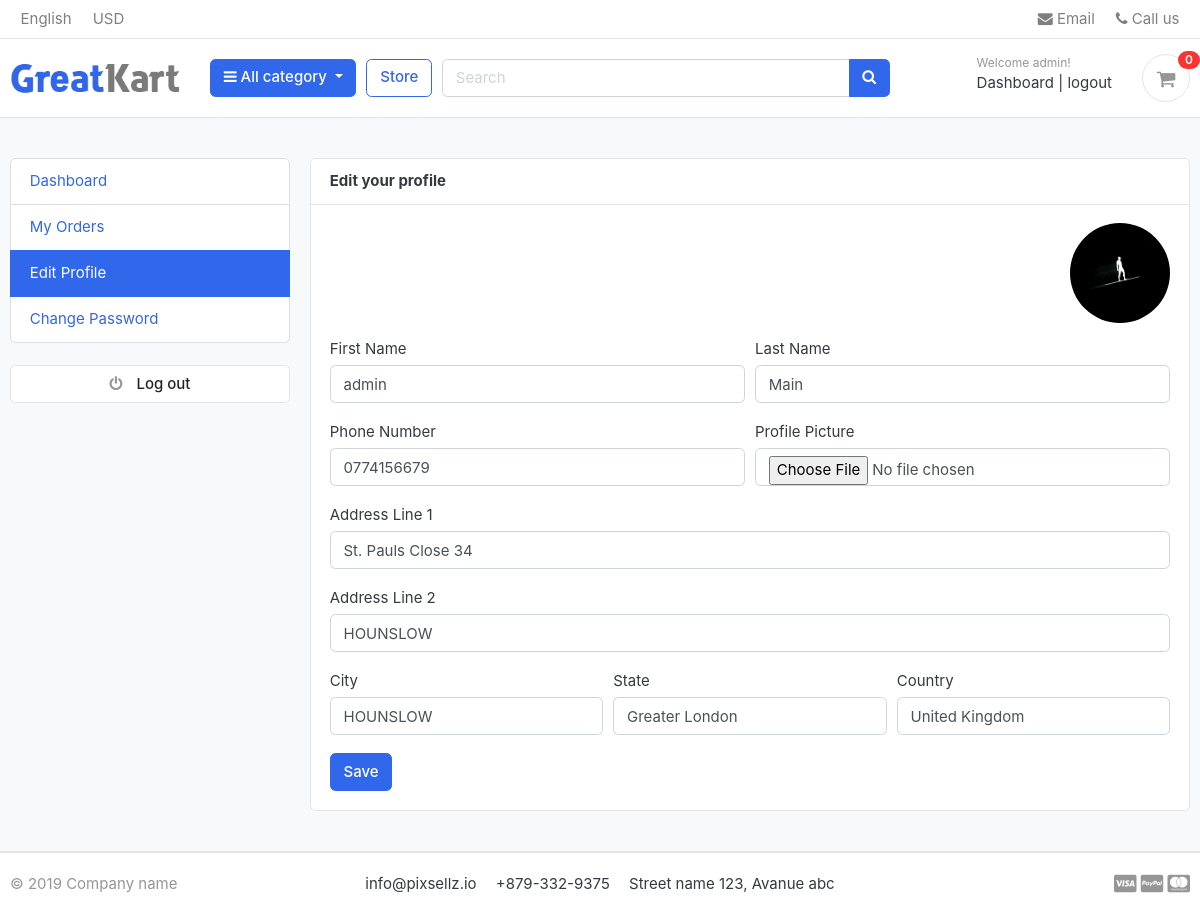
/accounts/edit_profile/ (signed in), run on the app's committed database.
### accounts/models.py (models this page shows, shortened)
class Account(AbstractUser):
    first_name = models.CharField(max_length=50)
    last_name = models.CharField(max_length=50)
    username = models.CharField(max_length=50, unique=True)
    email = models.EmailField(max_length=100, unique=True)
    phone_number = models.CharField(max_length=10)
    date_joined = models.DateTimeField(auto_now_add=True)
    last_login = models.DateTimeField(auto_now_add=True)
    is_admin = models.BooleanField(default=False)
    is_staff = models.BooleanField(default=False)
    is_active = models.BooleanField(default=False)
    is_superadmin = models.BooleanField(default=False)
    USERNAME_FIELD = 'email'
    REQUIRED_FIELDS = ['username', 'first_name', 'last_name']
    objects = MyAccountManager()

class UserProfile(models.Model):
    user = models.OneToOneField(Account, on_delete=models.CASCADE)
    address_line_1 = models.CharField(blank=True, max_length=100)
    address_line_2 = models.CharField(blank=True, max_length=100)
    profile_picture = models.ImageField(blank=True, upload_to='userprofile')
    city = models.CharField(blank=True, max_length=20)
    state = models.CharField(blank=True, max_length=20)
    country = models.CharField(blank=True, max_length=20)

### accounts/views.py (the view)
# urls.py: path('edit_profile/', views.edit_profile, name='edit_profile'),
@login_required(login_url='login')
def edit_profile(request):
    userprofile, created = UserProfile.objects.get_or_create(
        user=request.user
    )
    if request.method == 'POST':
        user_form = UserForm(request.POST, instance=request.user)
        profile_form = UserProfileForm(
            request.POST,
            request.FILES,
            instance=userprofile
        )
        if user_form.is_valid() and profile_form.is_valid():
            user_form.save()
            profile_form.save()
            messages.success(request, 'Your profile has been updated successfully.')
            return redirect('edit_profile')
    else:
        user_form = UserForm(instance=request.user)
        profile_form = UserProfileForm(instance=userprofile)
    context = {
        'user_form': user_form,
        'profile_form': profile_form,
        'userprofile': userprofile,
    }
    return render(request, 'accounts/edit_profile.html', context)

### accounts/forms.py
class UserForm(forms.ModelForm):
    class Meta:
        model = Account
        fields = ('first_name', 'last_name', 'phone_number')
    def __init__(self, *args, **kwargs):
        super().__init__(*args, **kwargs)
        for field in self.fields:
            self.fields[field].widget.attrs['class'] = 'form-control'

class UserProfileForm(forms.ModelForm):
    profile_picture = forms.ImageField(
        required=False,
        error_messages={'invalid': 'Image files only'},
        widget=forms.FileInput
    )
    class Meta:
        model = UserProfile
        fields = (
            'address_line_1',
            'address_line_2',
            'city',
            'state',
            'country',
            'profile_picture',
        )
    def __init__(self, *args, **kwargs):
        super().__init__(*args, **kwargs)
        for field in self.fields:
            self.fields[field].widget.attrs['class'] = 'form-control'

### carts/context_processors.py (called while the page is built)
def counter(request):
    cart_count = 0
    if 'admin' in request.path: # to avoid showing cart item count in admin panel
        return {}
    else:
        try:
            cart = Cart.objects.filter(cart_id=_cart_id(request)) # get the cart using the cart_id present in the session
            if request.user.is_authenticated:
                cart_items = CartItem.objects.all().filter(user=request.user)
            else:
                cart_items = CartItem.objects.all().filter(cart=cart[:1]) # get the cart items associated with the cart
            for cart_item in cart_items:
                cart_count += cart_item.quantity # count the total quantity of items in the cart
        except Cart.DoesNotExist:
            cart_count = 0
    return dict(cart_count=cart_count)

### carts/views.py (called while the page is built)
def _cart_id(request):
    cart = request.session.session_key # get the session key
    if not cart:
        cart = request.session.create() # create a new session if not present
    return cart

### category/context_processors.py (called while the page is built)
def menu_links(request):
    links = Category.objects.all()
    return dict(links=links)

### category/models.py (called while the page is built)
    def get_url(self):
        return reverse('products_by_category', args=[self.slug]) #this product_by_category is coming from store/urls.py

### templates/accounts/edit_profile.html (shortened to what this page needs)
{% extends 'base.html' %}
{% load static %}
{% block content %}
<section class="section-conten padding-y bg">
<div class="container">
	<div class="row">
	{% include 'includes/dashboard_sidebar.html' %}
	<main class="col-md-9">
		<article class="card">
			<header class="card-header">
				<strong>Edit your profile</strong>
			</header>
			<div class="card-body">
				<div class="text-right mb-3">
					{% if userprofile.profile_picture %}
						<img src="{{ userprofile.profile_picture.url }}" width="100" style="border-radius:50px;">
					{% else %}
						<img src="" width="100" style="border-radius:50px;">
					{% endif %}
				</div>
				<form method="POST" enctype="multipart/form-data">
					<div class="form-row">
						<div class="form-group col-md-6">
							<label>First Name</label>
							{{ user_form.first_name }}
						</div>
						<div class="form-group col-md-6">
							<label>Last Name</label>
							{{ user_form.last_name }}
						</div>
					</div>
					<div class="form-row">
						<div class="form-group col-md-6">
							<label>Phone Number</label>
							{{ user_form.phone_number }}
						</div>
						<div class="form-group col-md-6">
							<label>Profile Picture</label>
							{{ profile_form.profile_picture }}
						</div>
					</div>
					<div class="form-group">
						<label>Address Line 1</label>
						{{ profile_form.address_line_1 }}
					</div>
					<div class="form-group">
						<label>Address Line 2</label>
						{{ profile_form.address_line_2 }}
					</div>
					<div class="form-row">
						<div class="form-group col-md-4">
							<label>City</label>
							{{ profile_form.city }}
						</div>
						<div class="form-group col-md-4">
							<label>State</label>
							{{ profile_form.state }}
						</div>
						<div class="form-group col-md-4">
							<label>Country</label>
							{{ profile_form.country }}
						</div>
					</div>
					<input type="submit" value="Save" class="btn btn-primary">
				</form>
			</div>
		</article>
	</main>
</div>
</div>
</section>
{% endblock %}

### templates/includes/navbar.html (shortened to what this page needs)
{% load static %}
<header class="section-header">
<nav class="navbar p-md-0 navbar-expand-sm navbar-light border-bottom">
<div class="container">
  <div class="collapse navbar-collapse" id="navbarTop4">
    <ul class="navbar-nav mr-auto">
    	<li class="nav-item dropdown">
		 	<a href="#" class="nav-link"> English </a>
		</li>
		<li class="nav-item dropdown">
			<a href="#" class="nav-link"> USD </a>
		</li>
    </ul>
    <ul class="navbar-nav">
		<li><a href="#" class="nav-link"> <i class="fa fa-envelope"></i> Email </a></li>
		<li><a href="#" class="nav-link"> <i class="fa fa-phone"></i> Call us </a></li>
	</ul>
  </div>
</div>
</nav>
<section class="header-main border-bottom">
	<div class="container">
<div class="row align-items-center">
	<div class="col-lg-2 col-md-3 col-6">
		<a href="{% url 'home' %}" class="brand-wrap">
			<img class="logo" src="{% static 'images/logo.png' %}">
		</a>
	</div>
	<div class="col-lg col-sm col-md col-6 flex-grow-0">
		<div class="category-wrap dropdown d-inline-block float-right">
			<button type="button" class="btn btn-primary dropdown-toggle" data-toggle="dropdown">
				<i class="fa fa-bars"></i> All category
			</button>
		</div>
	</div>
	<a href="{% url 'store' %}" class="btn btn-outline-primary">Store</a>
	<div class="col-lg  col-md-6 col-sm-12 col">
		<form action="{% url 'search' %}" class="search" method="GET">
			<div class="input-group w-100">
			    <input type="text" class="form-control"  style="width:60%;" placeholder="Search" name="keyword">
			    <div class="input-group-append">
			      <button class="btn btn-primary" type="submit">
			        <i class="fa fa-search"></i>
			      </button>
			    </div>
		    </div>
		</form>
	</div>
	<div class="col-lg-3 col-sm-6 col-8 order-2 order-lg-3">
				<div class="d-flex justify-content-end mb-3 mb-lg-0">
					{% if user.id is None %}
						<div class="widget-header">
							<small class="title text-muted">Welcome guest!</small>
							<div>
								<a href="{% url 'login' %}">Sign in</a> <span class="dark-transp"> | </span>
								<a href="{% url 'register' %}"> Register</a>
							</div>
						</div>
					{% else %}
						<div class="widget-header">
							<small class="title text-muted">Welcome {{ user.first_name }}!</small>
							<div>
								<a href="{% url 'dashboard' %}">Dashboard</a> <span class="dark-transp"> | </span>
								<a href="{% url 'logout' %}"> logout</a>
							</div>
						</div>
					{% endif %}
					<a href="{% url 'cart' %}" class="widget-header pl-3 ml-3">
						<div class="icon icon-sm rounded-circle border"><i class="fa fa-shopping-cart"></i></div>
						<span class="badge badge-pill badge-danger notify">{{ cart_count }}</span>
					</a>
				</div>
			</div>
</div>
	</div>
</section>
</header>

### static/css/ui.css (style rules this page uses)
html { font-family: "Inter", sans-serif; font-size: 15px; }
.icon-xs, .icon-sm, .icon-md, .icon-lg { display: inline-block; text-align: center; flex-shrink: 0; flex-grow: 0; }
.icon-sm { width: 48px; height: 48px; line-height: 48px !important; font-size: 20px; }
.padding-y { padding-top: 40px; padding-bottom: 40px; }
article:after, .form-group:after { display: block; clear: both; content: ""; }
.bg { background-color: #f8f9fa; }
.header-main { position: relative; padding-top: 1rem; padding-bottom: 1rem; }
.brand-wrap .logo, .navbar-brand .logo { margin-right: 7px; max-height: 42px; display: inline-block; }
.widget-header { display: inline-block; vertical-align: middle; position: relative; }
.widget-header a { color: #343a40; }
.widget-header i { color: #969696; }
.widget-header .title { display: block; }
.widget-header .notify { position: absolute; top: -3px; right: -10px; }
.notify { position: absolute; top: -4px; right: -10px; display: inline-block; padding: 0.25em 0.6em; font-size: 12px; line-height: 1; text-align: center; border-radius: 3rem; color: #fff; background-color: #fa3434; }

### data on the page
Account: first_name "admin", last_name "Main", phone_number "0774156679"
UserProfile: profile_picture (picture), address_line_1 "St. Pauls Close 34", address_line_2 "HOUNSLOW", city "HOUNSLOW", state "Greater London", country "United Kingdom"

### other printed values
{{ cart_count }} "0"
